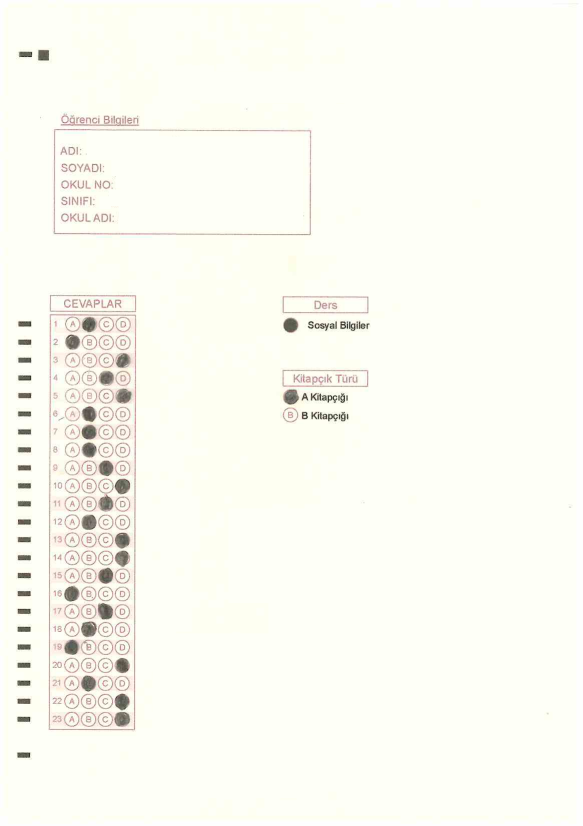
#> input picture optikForms/testForm.png, 1165 x 1652 px, found by its file name (shown at 1/2 size)
$ python bbOmr3.py
#> lines starting #> are read from the running program, lines starting #| are printed output that depends on the picture
import cv2 as cv
import numpy as np
import os
import argparse
import datetime
import json
from openpyxl import Workbook,load_workbook
from imutils.perspective import four_point_transform
import pdf2image
from enum import Enum

class OkumaYonu(Enum):
    DIKEY = 0
    YATAY = 1

parser = argparse.ArgumentParser(description='Optik Okuyucu V.1.0')
parser.add_argument('--ogrencioptik', type=str, help='Ogrencilerin optiklerinin bulunduğu klasör...', default="d:/_temp/optik/ogrenciler")
parser.add_argument('--cevapkagidi', type=str, help='Cevap Kağıtlarının olduğu klasör...', default="d:/_temp/optik/cevapkagidi")
parser.add_argument('--sonuckayit',type=str,help='Sonuçların txt olarak kaydedileceği yer...', default="d:/_temp/optik/")
parser.add_argument('--sonucisim',type=str,help='Oluşturulacak excel dosyasının adı...',default= "sonuclar")
parser.add_argument('--grup',type=int,help='Grup varmı yok mu ? ...', default=True)
parser.add_argument('--yanlisdogru',type=int,help='Kaç yanlış bir doğruyu götürsün? ...',default=100)
parser.add_argument('--puanlama',type=int,help='Sınav Kaç Üzerinden Hesaplansın?...',default=100)
args = parser.parse_args()


cevaplar=['A','B','C','D','E','-1','0']
harfler =['A', 'B', 'C', 'Ç', 'D', 'E', 'F', 'G', 'Ğ', 'H', 'I', 'İ', 'J', 'K', 'L', 'M', 'N', 'O', 'Ö', 'P', 'R', 'S', 'Ş', 'T', 'U', 'Ü', 'V', 'Y', 'Z', ' ']
cevap_kagidi = {}
cevap_kagidi_dict = {}
ogrenci_cevap = {}

gruplar =['A','B','C','D','E']
# gruplar =['Q','X','Y','Z','T']
rakamlar =['0','1','2','3','4','5','6','7','8','9','-']

""" alan tanımlamaları
isim_img = image[119:464,265:532]
no_image = image[335:460, 71:192]
grup = thresh[216:238, 130:253]

    # [5 lines of commented-out code are left out]

    aCevaplar = img[228:530, 46:96]
cv.rectangle(img,(46,228),(96,530), (0,255,0), 1)
"""

boble = 12
topMargin = 0
leftMargin = 0

def controlArea(img,  satirSayisi:int = 20, colonSayisi:int = 4 , xUzunluk:int = 12, yUzunluk:int = 12 , dikeyDuzeltme : bool = False , duzeltmeMiktari :int = 1 , sutunSayisi = 1 , sutunSolBosluk = 0):
    kx = xUzunluk
    ky = yUzunluk
    rky = 0
    for sutun in range(0, sutunSayisi):
        rky = 0
        x = ( colonSayisi + sutunSolBosluk ) * kx * sutun
        if sutun % 2 == 0:
            x += 3

        for r in range(0,satirSayisi):
            for s in range(0, colonSayisi ):
                skx = s * kx
                start_point = ( x + skx      ,  rky      )
                end_point =   ( x + skx + kx ,  rky + ky )
                color = (255, 0, 0)
                thickness = 1
                cv.rectangle(img, start_point, end_point, color, thickness)

            rky += ky  # r * ky
            if dikeyDuzeltme and r % 4 == 0 :
                rky += duzeltmeMiktari

    cv.imshow("kontrol", img)
    cv.waitKey(0)


def test():
    img = cv.imread('testForm.png')
#> img is the input picture: shape (1652, 1165, 3); mean B, G, R 241.8, 250.5, 250.4
    img = cv.resize(img,(600,800))
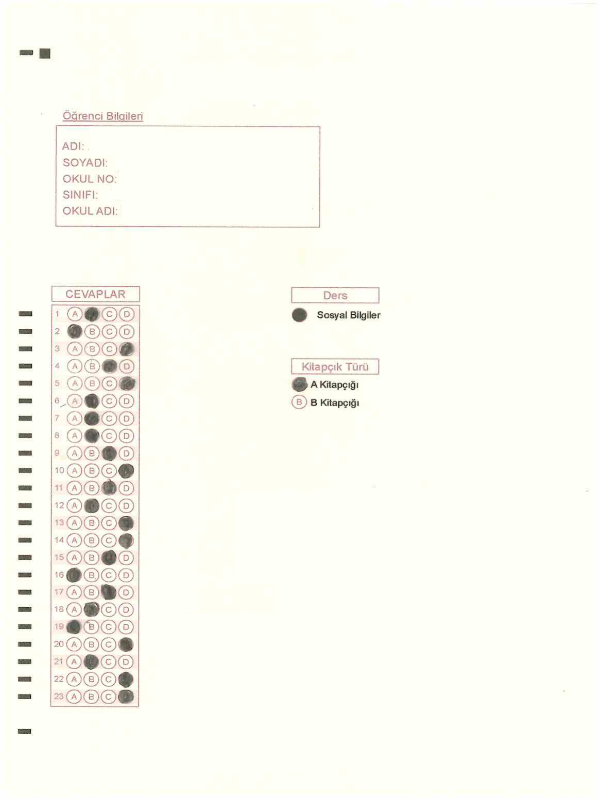
#> img: shape (800, 600, 3); mean B, G, R 241.8, 250.5, 250.4

    aAdSoyad = img[121:464,265:532]
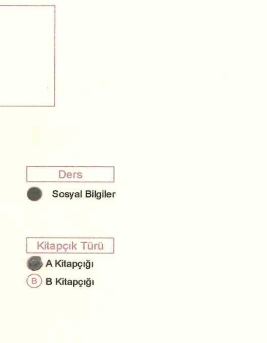
#> aAdSoyad: shape (343, 267, 3); mean B, G, R 243, 252, 251.4
    aGrup = img[222:238, 130:253]
    aOgrenciNo = img[336:460, 71:192]
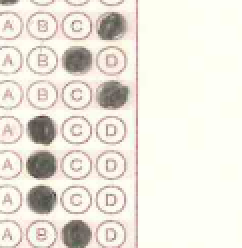
#> aOgrenciNo: shape (124, 121, 3) (shown 2 times larger); mean B, G, R 221.1, 230.9, 235.5
    aCevaplar = img[484:710, 83:535] # cevaplar 226,460
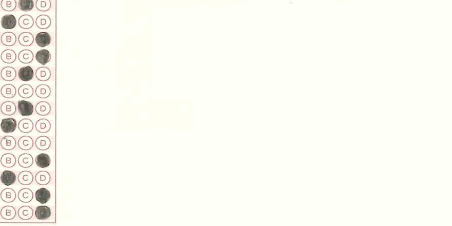
#> aCevaplar: shape (226, 452, 3); mean B, G, R 241, 249.5, 249.6

    controlArea(aCevaplar, 20, 5, 12, 11, True, 1, 5, 3)
#> after the loop in controlArea, `for sutun in range(0, sutunSayisi):`:
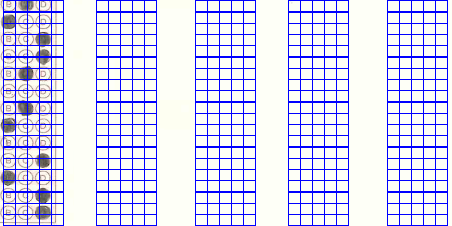
#> img: shape (226, 452, 3); mean B, G, R 243.1, 215.7, 215.7
    # [9 lines of commented-out code are left out]


# [98 lines left out: functions controlArea0, getArea, getCevaplar, kontrolCevap, karakterCikar, karakterCikar0, not called in this run]


test()
